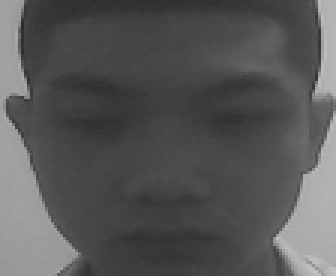
#> input picture face_data/nguyen_long/1.png, 112 x 92 px (shown 3 times larger)
$ python -i face_recog_eigen.py   (imports and definitions only)
#> lines starting #> are read from the running program, lines starting #| are printed output that depends on the picture
#> further down, picture is the input picture: shape (92, 112, 3); min 44, max 194, mean 87
import numpy as np
import cv2
import sys
import os
RESIZE_FACTOR = 4
EIGEN_DISTANCE_THRESHOLD = 2800
class RecogEigenFaces:
    def __init__(self):
        cascPath = "haarcascade_frontalface_default.xml"
        self.face_cascade = cv2.CascadeClassifier(cascPath)
        self.face_dir = 'face_data'
        self.model = cv2.face.EigenFaceRecognizer_create()
        self.face_names = []

    def load_trained_data(self):
        names = {}
        key = 0
        for (subdirs, dirs, files) in os.walk(self.face_dir):
            for subdir in dirs:
                names[key] = subdir
                key += 1
        self.names = names
        self.model.read('eigen_trained_data.xml')

    def show_video(self):
        video_capture = cv2.VideoCapture(0)
        while True:
            ret, frame = video_capture.read()
            inImg = np.array(frame)
            outImg, self.face_names = self.process_image(inImg)
            cv2.imshow('Video', outImg)

            if cv2.waitKey(1) & 0xFF == ord('q'):
                video_capture.release()
                cv2.destroyAllWindows()
                return

    def process_image(self, inImg):
        frame = cv2.flip(inImg,1)
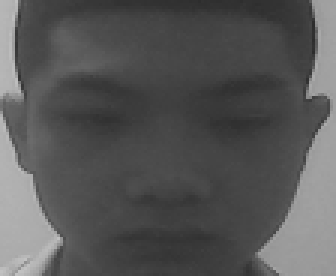
#> frame: shape (92, 112, 3) (shown 3 times larger); min 44, max 194, mean 87
        resized_width, resized_height = (112, 92)
        gray = cv2.cvtColor(frame, cv2.COLOR_BGR2GRAY)
        gray_resized = cv2.resize(gray, (int(gray.shape[1]/RESIZE_FACTOR), int(gray.shape[0]/RESIZE_FACTOR)))
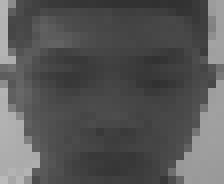
#> gray_resized: shape (23, 28) (shown 8 times larger); min 49, max 185, mean 87
        faces = self.face_cascade.detectMultiScale(gray_resized, scaleFactor=1.1, minNeighbors=5, minSize=(30, 30),
                flags=cv2.CASCADE_SCALE_IMAGE)
#> faces = ()
        persons = []
        for i in range(len(faces)):
            face_i = faces[i]
            x = face_i[0] * RESIZE_FACTOR
            y = face_i[1] * RESIZE_FACTOR
            w = face_i[2] * RESIZE_FACTOR
            h = face_i[3] * RESIZE_FACTOR
            face = gray[y:y+h, x:x+w]
            face_resized = cv2.resize(face, (resized_width, resized_height))
            confidence = self.model.predict(face_resized)
            if confidence[1] < EIGEN_DISTANCE_THRESHOLD:
                person = self.names[confidence[0]]
                cv2.rectangle(frame, (x,y), (x+w, y+h), (255, 0, 0), 3)
                cv2.putText(frame, '%s - %.0f' % (person, confidence[1]), (x-10, y-10), cv2.FONT_HERSHEY_PLAIN,1,(0, 255, 0))
            else:
                person = 'Unknown'
                cv2.rectangle(frame, (x,y), (x+w, y+h), (0, 0, 255), 3)
                cv2.putText(frame, person, (x-10, y-10), cv2.FONT_HERSHEY_PLAIN,1,(0, 255, 0))
            persons.append(person)
#> this loop made 0 passes
#> after the loop, persons = []
        return (frame, persons)


# [5 lines not run here, left out]

>>> import cv2
>>> picture = cv2.imread('face_data/nguyen_long/1.png')
>>> result = RecogEigenFaces().process_image(picture)

$ run again, on face_data/nguyen_long/10.png
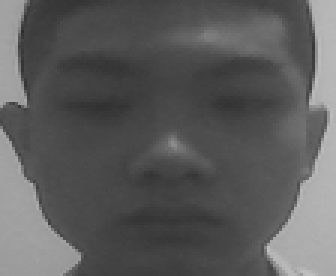
#> input picture face_data/nguyen_long/10.png, 112 x 92 px (shown 3 times larger)
#> picture is the input picture: shape (92, 112, 3); min 46, max 192, mean 92.1
#> in process_image, `frame = cv2.flip(inImg,1)`:
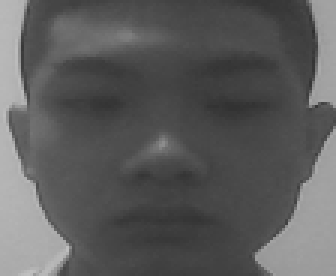
#> frame: shape (92, 112, 3) (shown 3 times larger); min 46, max 192, mean 92.1
#> in process_image, `gray_resized = cv2.resize(gray, (int(gray.shape[1]/RESIZE_FACTOR), int..`:
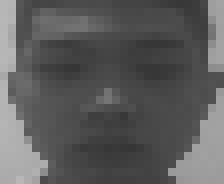
#> gray_resized: shape (23, 28) (shown 8 times larger); min 54, max 183, mean 92.6
#> faces = ()
#> after the loop in process_image, `for i in range(len(faces)):`: persons = []
